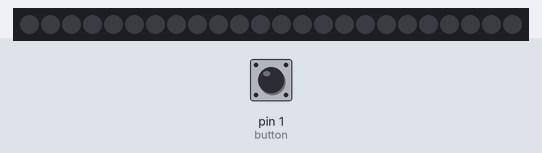
A sketch run on a simulated Arduino Uno, built with avr-gcc and run on an emulated ATmega328P. Parts: 24 RGB LEDs in strip order, left to right. Inputs (shaded band) come from the test bench; at power-on: pin 1 (button) LOW.

Above: at 1.2 s.
1.3 s: pin 1 (button) pulled HIGH for 0.15 s
At 1.8 s:
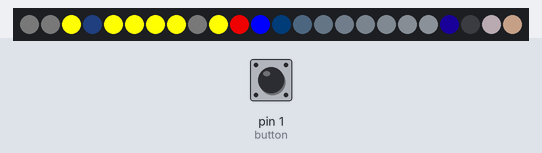
At 2.8 s:
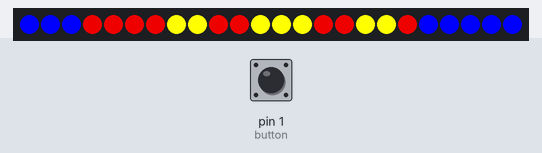
4.4 s: pin 1 (button) pulled HIGH for 1 s
Timing chart, 0 to 7.4 s (numbered marks = the images above; inputs shaded):
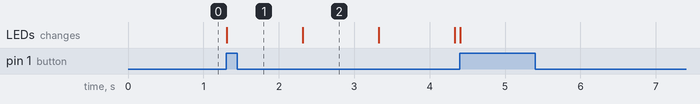

Measured:
- after the input at 1.3 s, the LEDs: change at once (image 1)
- what the display in image 2 shows lasts 1.0 s, from 2.3 s to 3.3 s

The sketch:

PopArtPCB_Code.ino
```cpp
//setup library
#include <Adafruit_NeoPixel.h>
#include <Bounce2.h>
Bounce button = Bounce();
#define BOUNCE_PIN 2
Adafruit_NeoPixel strip(24, 0, NEO_GRB + NEO_KHZ800);

int numGrid = 24;
int numFrames = 4;
int state = 0;
int buttonPin = 1;
boolean prevButtonState = false;
int stripIndex = 0;
int ledState = LOW;

unsigned long startTime = millis();;
unsigned long endTime;
int intervalTime = 50;

char index[24] {
  // Insert Index Values Here
        0,
       1, 2,
      3, 4, 5,
     6, 7, 8, 9,
  10, 11, 12, 13, 14,
    15, 16, 17, 18,
       19, 20,
       21, 22,
         23,
};

char colors[3][3] {
  //yellow
  {255, 255, 0},
  //dark red
  {204, 0, 0},
  //light blue
  {0, 0, 255},
};

char frames[4][24] {
  //frame no. 1
  {
        0,
       0, 0,
      0, 0, 0,
     0, 0, 0, 0,
    2, 1, 2, 1, 2,
     0, 0, 0, 0,
        0, 0,
        0, 0,
         0,

  },
  //frame no. 2
  {
         2,
        2, 2,
       1, 1, 1,
      1, 0, 0, 1,
     1, 0, 0, 0, 1,
      1, 0, 0, 1,
         2, 2,
         2, 2,
           2,


  },

  //frame no. 3
  {
         1,
        1, 1,
       1, 1, 1,
      1, 1, 1, 1,
     1, 0, 0, 0, 1,
      1, 1, 1, 2,
         1, 1,
         1, 1,
           1,

  },
  //frame no. 4
  {
          2,
         2, 2,
       2, 2, 2,
      2, 1, 1, 2,
     2, 0, 0, 0, 2,
      2, 1, 1, 2,
         2, 2,
         2, 2,
          2,

  },


};

void setup() {
  strip.begin();
  strip.clear();
  strip.show();
  button.attach(1);
  button.interval(5);
}

void loop() {
  button.update();
  strip.clear();
  strip.show();
  // put your main code here, to run repeatedly:
  Serial.println(state);

  if (button.rose()) {
    state = (state + 1) % 3;
    strip.clear();
    strip.show();
    startTime = millis();
  }
  switch (state) {
    case 0:
      strip.clear();
      strip.show();
      break;

    case 1:
      //repeats frame animation
      //and updates color parameters
        for (int i = 0; i < numGrid; i++) {
          int whichLED = i;
          int whichIndex = index[whichLED];
          int whichColor = frames[numFrames][whichLED];
          //defines colors
          int r = colors[whichColor][0];
          int g = colors[whichColor][1];
          int b = colors[whichColor][2];

          strip.setPixelColor(whichIndex, r, g, b);
        }
        strip.show();

        int timer = 1000;
        if (millis() - startTime > timer) {
        startTime = millis();
        numFrames = (numFrames + 1) % 4;
        strip.clear();
        strip.show();
      }
      break;
  }
}
```
